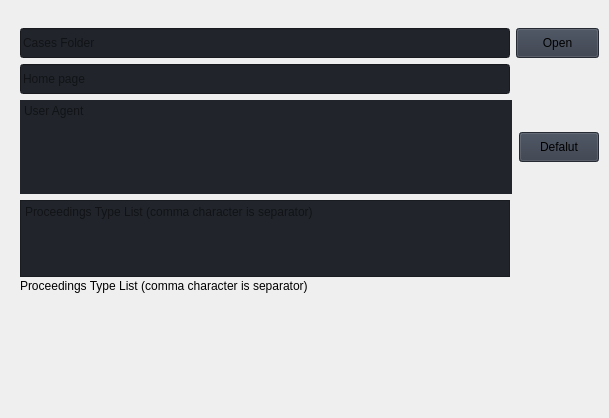
                     <widget class="QWidget" name="general">
                      <property name="maximumSize">
                       <size>
                        <width>16777215</width>
                        <height>16777215</height>
                       </size>
                      </property>
                      <widget class="QFrame" name="general_configuration">
                       <property name="geometry">
                        <rect>
                         <x>0</x>
                         <y>-2</y>
                         <width>600</width>
                         <height>409</height>
                        </rect>
                       </property>
                       <property name="maximumSize">
                        <size>
                         <width>600</width>
                         <height>16777215</height>
                        </size>
                       </property>
                       <layout class="QHBoxLayout" name="caseInfo">
                        <property name="leftMargin">
                         <number>20</number>
                        </property>
                        <property name="topMargin">
                         <number>20</number>
                        </property>
                        <property name="rightMargin">
                         <number>1</number>
                        </property>
                        <property name="bottomMargin">
                         <number>20</number>
                        </property>
                        <item>
                         <widget class="QFrame" name="general_form">
                          <property name="minimumSize">
                           <size>
                            <width>0</width>
                            <height>0</height>
                           </size>
                          </property>
                          <property name="maximumSize">
                           <size>
                            <width>16777215</width>
                            <height>16777215</height>
                           </size>
                          </property>
                          <layout class="QVBoxLayout" name="form_layout">
                           <property name="spacing">
                            <number>6</number>
                           </property>
                           <property name="leftMargin">
                            <number>0</number>
                           </property>
                           <property name="topMargin">
                            <number>0</number>
                           </property>
                           <property name="rightMargin">
                            <number>0</number>
                           </property>
                           <property name="bottomMargin">
                            <number>0</number>
                           </property>
                           <item>
                            <widget class="QFrame" name="cases_folder_layout">
                             <property name="minimumSize">
                              <size>
                               <width>0</width>
                               <height>0</height>
                              </size>
                             </property>
                             <property name="maximumSize">
                              <size>
                               <width>16777215</width>
                               <height>16777215</height>
                              </size>
                             </property>
                             <property name="frameShape">
                              <enum>QFrame::NoFrame</enum>
                             </property>
                             <property name="frameShadow">
                              <enum>QFrame::Raised</enum>
                             </property>
                             <layout class="QHBoxLayout" name="logo_layout">
                              <property name="sizeConstraint">
                               <enum>QLayout::SetDefaultConstraint</enum>
                              </property>
                              <property name="leftMargin">
                               <number>0</number>
                              </property>
                              <property name="topMargin">
                               <number>10</number>
                              </property>
                              <property name="rightMargin">
                               <number>0</number>
                              </property>
                              <property name="bottomMargin">
                               <number>0</number>
                              </property>
                              <item>
                               <widget class="QLineEdit" name="cases_folder_path">
                                <property name="minimumSize">
                                 <size>
                                  <width>0</width>
                                  <height>30</height>
                                 </size>
                                </property>
                                <property name="maximumSize">
                                 <size>
                                  <width>490</width>
                                  <height>16777215</height>
                                 </size>
                                </property>
                                <property name="styleSheet">
                                 <string notr="true">background-color: rgb(33, 37, 43);</string>
                                </property>
                                <property name="text">
                                 <string/>
                                </property>
                                <property name="placeholderText">
                                 <string>Cases Folder</string>
                                </property>
                               </widget>
                              </item>
                              <item>
                               <widget class="QPushButton" name="cases_folder_button">
                                <property name="minimumSize">
                                 <size>
                                  <width>80</width>
                                  <height>30</height>
                                 </size>
                                </property>
                                <property name="maximumSize">
                                 <size>
                                  <width>16777215</width>
                                  <height>16777215</height>
                                 </size>
                                </property>
                                <property name="cursor">
                                 <cursorShape>PointingHandCursor</cursorShape>
                                </property>
                                <property name="styleSheet">
                                 <string notr="true">background-color: rgb(52, 59, 72);</string>
                                </property>
                                <property name="text">
                                 <string>Open</string>
                                </property>
                                <property name="icon">
                                 <iconset>
                                  <normaloff>../icons/cil-folder-open.png</normaloff>../icons/cil-folder-open.png</iconset>
                                </property>
                               </widget>
                              </item>
                             </layout>
                            </widget>
                           </item>
                           <item>
                            <widget class="QLineEdit" name="home_page_url">
                             <property name="minimumSize">
                              <size>
                               <width>0</width>
                               <height>30</height>
                              </size>
                             </property>
                             <property name="maximumSize">
                              <size>
                               <width>490</width>
                               <height>16777215</height>
                              </size>
                             </property>
                             <property name="styleSheet">
                              <string notr="true">background-color: rgb(33, 37, 43);</string>
                             </property>
                             <property name="placeholderText">
                              <string>Home page</string>
                             </property>
                            </widget>
                           </item>
                           <item>
                            <layout class="QVBoxLayout" name="user_agent_layout">
                             <property name="spacing">
                              <number>2</number>
                             </property>
                             <property name="topMargin">
                              <number>0</number>
                             </property>
                             <item>
                              <layout class="QHBoxLayout" name="user_agent_layout_info">
                               <property name="spacing">
                                <number>7</number>
                               </property>
                               <property name="topMargin">
                                <number>0</number>
                               </property>
                               <property name="rightMargin">
                                <number>0</number>
                               </property>
                               <property name="bottomMargin">
                                <number>0</number>
                               </property>
                               <item>
                                <widget class="QPlainTextEdit" name="user_agent">
                                 <property name="minimumSize">
                                  <size>
                                   <width>490</width>
                                   <height>0</height>
                                  </size>
                                 </property>
                                 <property name="maximumSize">
                                  <size>
                                   <width>16777215</width>
                                   <height>16777215</height>
                                  </size>
                                 </property>
                                 <property name="styleSheet">
                                  <string notr="true">background-color: rgb(33, 37, 43);</string>
                                 </property>
                                 <property name="frameShape">
                                  <enum>QFrame::NoFrame</enum>
                                 </property>
                                 <property name="sizeAdjustPolicy">
                                  <enum>QAbstractScrollArea::AdjustToContents</enum>
                                 </property>
                                 <property name="placeholderText">
                                  <string>User Agent</string>
                                 </property>
                                </widget>
                               </item>
                               <item>
                                <widget class="QPushButton" name="user_agent_button">
                                 <property name="minimumSize">
                                  <size>
                                   <width>80</width>
                                   <height>30</height>
                                  </size>
                                 </property>
                                 <property name="maximumSize">
                                  <size>
                                   <width>1677721</width>
                                   <height>16777215</height>
                                  </size>
                                 </property>
                                 <property name="cursor">
                                  <cursorShape>PointingHandCursor</cursorShape>
                                 </property>
                                 <property name="styleSheet">
                                  <string notr="true">background-color: rgb(52, 59, 72);</string>
                                 </property>
                                 <property name="text">
                                  <string>Defalut</string>
                                 </property>
                                </widget>
                               </item>
                              </layout>
                             </item>
                            </layout>
                           </item>
                           <item>
                            <layout class="QVBoxLayout" name="types_proceedings_layout">
                             <property name="spacing">
                              <number>2</number>
                             </property>
                             <property name="topMargin">
                              <number>0</number>
                             </property>
                             <property name="bottomMargin">
                              <number>0</number>
                             </property>
                             <item>
                              <widget class="QPlainTextEdit" name="types_proceedings">
                               <property name="minimumSize">
                                <size>
                                 <width>0</width>
                                 <height>0</height>
                                </size>
                               </property>
                               <property name="maximumSize">
                                <size>
                                 <width>490</width>
                                 <height>16777215</height>
                                </size>
                               </property>
                               <property name="styleSheet">
                                <string notr="true">background-color: rgb(33, 37, 43);</string>
                               </property>
                               <property name="sizeAdjustPolicy">
                                <enum>QAbstractScrollArea::AdjustToContents</enum>
                               </property>
                               <property name="placeholderText">
                                <string>Proceedings Type List (comma character is separator)</string>
                               </property>
                              </widget>
                             </item>
                             <item>
                              <widget class="QLabel" name="types_proceedings_info">
                               <property name="text">
                                <string>Proceedings Type List (comma character is separator)</string>
                               </property>
                              </widget>
                             </item>
                            </layout>
                           </item>
                           <item>
                            <spacer name="general_vertical_spacer">
                             <property name="orientation">
                              <enum>Qt::Vertical</enum>
                             </property>
                             <property name="sizeHint" stdset="0">
                              <size>
                               <width>20</width>
                               <height>40</height>
                              </size>
                             </property>
                            </spacer>
                           </item>
                          </layout>
                         </widget>
                        </item>
                       </layout>
                      </widget>
                     </widget>
